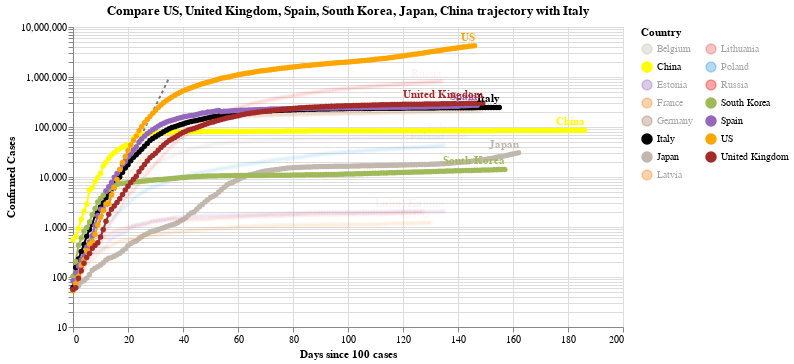

The code cell stored with this chart in its notebook:
### Code cell
#hide_input
chart2 = make_since_chart(dff2, ['US', 'United Kingdom', 'Spain', 'South Korea', 'Japan', 'China'], baseline_countries)
chart2

### Figure 1 — Vega-Lite specification as saved in the notebook (floating-point values rounded to 4 significant figures; data arrays with more than 128 entries replaced by an {"elided": "..."} marker saying what was removed)
{"config": {"view": {"continuousWidth": 400, "continuousHeight": 300}}, "layer": [{"data": {"name": "data-628230001892d6798b50651be41d1b3e"}, "mark": {"type": "line", "color": "black", "opacity": 0.5, "strokeDash": [3, 3]}, "encoding": {"x": {"type": "quantitative", "field": "Days since 100 cases"}, "y": {"type": "quantitative", "field": "Confirmed Cases"}}}, {"data": {"name": "data-5d05595ceaa05a69f878c5b4806d98db"}, "mark": {"type": "line", "point": true}, "encoding": {"color": {"type": "nominal", "field": "Country", "legend": {"columns": 2}, "scale": {"domain": ["Belgium", "China", "Estonia", "France", "Germany", "Italy", "Japan", "Latvia", "Lithuania", "Poland", "Russia", "South Korea", "Spain", "US", "United Kingdom"], "range": ["#C1B7AD", "yellow", "#9467bd", "#F58518", "#9D755D", "black", "#C1B7AD", "#F58518", "#E45756", "#2495D3", "red", "#A1BA59", "#9467bd", "orange", "brown"]}}, "opacity": {"condition": {"value": 1, "selection": "selector006"}, "value": 0.05}, "tooltip": [{"type": "nominal", "field": "Country"}, {"type": "temporal", "field": "Date"}, {"type": "quantitative", "field": "Confirmed Cases"}, {"type": "quantitative", "field": "Days since 100 cases"}], "x": {"type": "quantitative", "field": "Days since 100 cases"}, "y": {"type": "quantitative", "field": "Confirmed Cases", "scale": {"type": "log"}}}, "selection": {"selector006": {"type": "multi", "fields": ["Country"], "bind": "legend", "init": [{"Country": "US"}, {"Country": "United Kingdom"}, {"Country": "Spain"}, {"Country": "South Korea"}, {"Country": "Japan"}, {"Country": "China"}, {"Country": "Italy"}]}}, "width": 550}, {"data": {"name": "data-5d05595ceaa05a69f878c5b4806d98db"}, "mark": {"type": "text", "align": "right", "dy": -8, "fontWeight": "bold"}, "encoding": {"color": {"type": "nominal", "field": "Country", "legend": {"columns": 2}, "scale": {"domain": ["Belgium", "China", "Estonia", "France", "Germany", "Italy", "Japan", "Latvia", "Lithuania", "Poland", "Russia", "South Korea", "Spain", "US", "United Kingdom"], "range": ["#C1B7AD", "yellow", "#9467bd", "#F58518", "#9D755D", "black", "#C1B7AD", "#F58518", "#E45756", "#2495D3", "red", "#A1BA59", "#9467bd", "orange", "brown"]}}, "opacity": {"condition": {"value": 1, "selection": "selector006"}, "value": 0.05}, "text": {"type": "nominal", "field": "Country"}, "tooltip": [{"type": "nominal", "field": "Country"}, {"type": "temporal", "field": "Date"}, {"type": "quantitative", "field": "Confirmed Cases"}, {"type": "quantitative", "field": "Days since 100 cases"}], "x": {"type": "quantitative", "field": "Days since 100 cases"}, "y": {"type": "quantitative", "field": "Confirmed Cases", "scale": {"type": "log"}}}, "transform": [{"filter": "(datum['Date'] >= 1595721600000)"}], "width": 550}], "title": "Compare US, United Kingdom, Spain, South Korea, Japan, China trajectory with Italy", "$schema": "https://vega.github.io/schema/vega-lite/v4.0.2.json", "datasets": {"data-628230001892d6798b50651be41d1b3e": [{"Days since 100 cases": 0, "Confirmed Cases": 100.0}, {"Days since 100 cases": 1, "Confirmed Cases": 130.0}, {"Days since 100 cases": 2, "Confirmed Cases": 169.0}, {"Days since 100 cases": 3, "Confirmed Cases": 219.7}, {"Days since 100 cases": 4, "Confirmed Cases": 285.6}, {"Days since 100 cases": 5, "Confirmed Cases": 371.3}, {"Days since 100 cases": 6, "Confirmed Cases": 482.7}, {"Days since 100 cases": 7, "Confirmed Cases": 627.5}, {"Days since 100 cases": 8, "Confirmed Cases": 815.7}, {"Days since 100 cases": 9, "Confirmed Cases": 1060.0}, {"Days since 100 cases": 10, "Confirmed Cases": 1379.0}, {"Days since 100 cases": 11, "Confirmed Cases": 1792.0}, {"Days since 100 cases": 12, "Confirmed Cases": 2330.0}, {"Days since 100 cases": 13, "Confirmed Cases": 3029.0}, {"Days since 100 cases": 14, "Confirmed Cases": 3937.0}, {"Days since 100 cases": 15, "Confirmed Cases": 5119.0}, {"Days since 100 cases": 16, "Confirmed Cases": 6654.0}, {"Days since 100 cases": 17, "Confirmed Cases": 8650.0}, {"Days since 100 cases": 18, "Confirmed Cases": 11250.0}, {"Days since 100 cases": 19, "Confirmed Cases": 14620.0}, {"Days since 100 cases": 20, "Confirmed Cases": 19000.0}, {"Days since 100 cases": 21, "Confirmed Cases": 24710.0}, {"Days since 100 cases": 22, "Confirmed Cases": 32120.0}, {"Days since 100 cases": 23, "Confirmed Cases": 41750.0}, {"Days since 100 cases": 24, "Confirmed Cases": 54280.0}, {"Days since 100 cases": 25, "Confirmed Cases": 70560.0}, {"Days since 100 cases": 26, "Confirmed Cases": 91730.0}, {"Days since 100 cases": 27, "Confirmed Cases": 119300.0}, {"Days since 100 cases": 28, "Confirmed Cases": 155000.0}, {"Days since 100 cases": 29, "Confirmed Cases": 201500.0}, {"Days since 100 cases": 30, "Confirmed Cases": 262000.0}, {"Days since 100 cases": 31, "Confirmed Cases": 340600.0}, {"Days since 100 cases": 32, "Confirmed Cases": 442800.0}, {"Days since 100 cases": 33, "Confirmed Cases": 575600.0}, {"Days since 100 cases": 34, "Confirmed Cases": 748300.0}, {"Days since 100 cases": 35, "Confirmed Cases": 972800.0}], "data-5d05595ceaa05a69f878c5b4806d98db": {"elided": "2218 records"}}}
